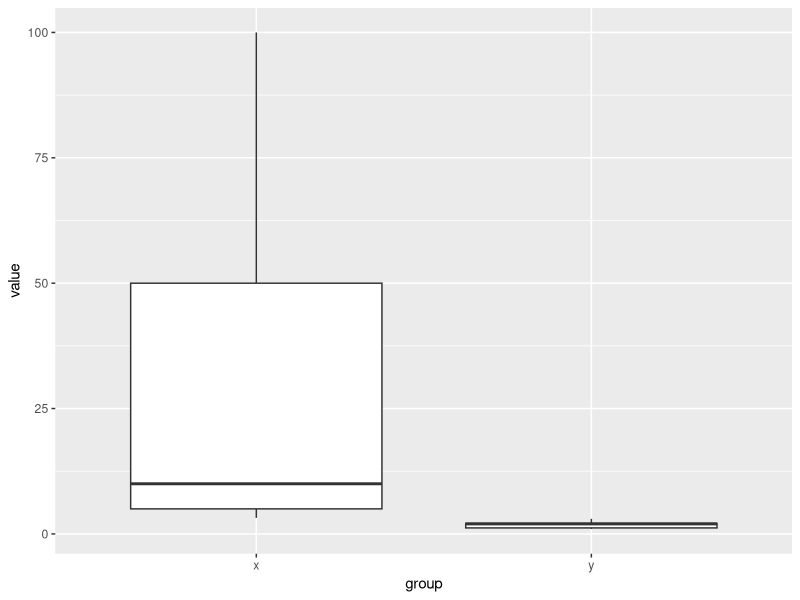
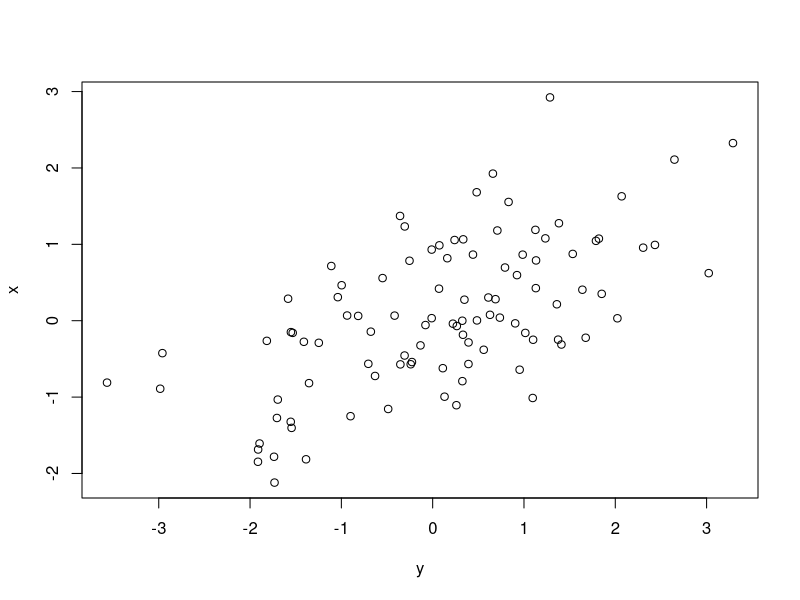

R code for these plots, in order:
#' DESCRIPTION: going over key terminology
#' Script for introductory work
library(tidyverse)
# in-class ----------------------------------------------------------------

#nonparametric test
x<-c(3.2,5,10,100,50)
y<-c(1,2,3,2.1,1.2)

# nonparametric vs parametric ---------------------------------------------

df_xy <- tibble(group = c(rep("x", length(x)),
       rep("y", length(y))),
       value = c(x,y)
       )

df_xy%>%
  ggplot(aes(x=group,
             y=value))+
  geom_boxplot()

#parametric test
t.test(x,y)

#nonparametric test
wilcox.test(x,y)

#ANOVA is parametric

aov(weight~group,
    data=PlantGrowth)

#Kruskal wallis test is nonparametric version of anova

kruskal.test(weight~group,
             data=PlantGrowth)


# confidence interval -----------------------------------------------------


m<-lm(Petal.Length ~ Petal.Width,
      data=iris)

#gives range for 5% confidence interval, if interval overlaps 0, nonsignificant
confint(m)

# covariance vs correlation -----------------------------------------------

##Covariance and correlation both assess the direction of the linear
##relationship between variables (one variable is continuous)

##However, correlation also tells us about the strength of the relationship
##Covariance results range from negative infinity to positive infinity, aka
##nonstandardized results, while correlation results range from -1 to 1, so 
##standardized results

x<-rnorm(100,0,1)
y<-rnorm(100,0.8*x,1)

plot(x~y)

#gives correlation coefficient, also parametric
cor.test(x,y)

#nonparametric version called spearman
cor.test(x,y,method="spearman")

#gives covariance
cov(x,y)

#gives same value as cor.test
cov(x,y)/(sd(x)*sd(y))
